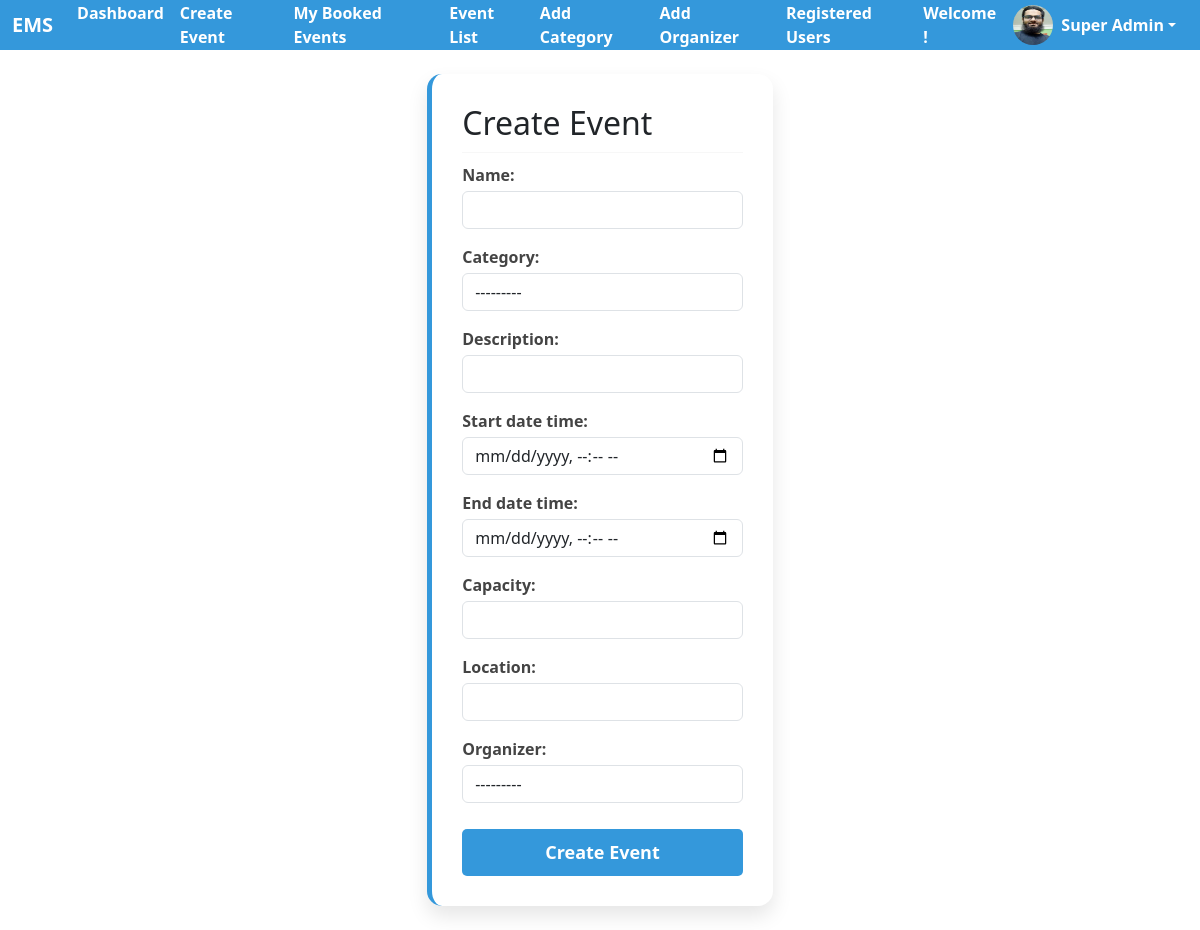
The page /event/create/ (signed in) on the database its author committed.
### registration/models.py (models this page shows, shortened)
class CustomUser(AbstractUser):
    phone = models.CharField(max_length=15, blank=True, null=True)
    address = models.CharField(max_length=100, blank=True, null=True)
    photo = models.ImageField(upload_to='profile_photos/', blank=True, null=True)

### category/models.py (models this page shows)
class Category(models.Model):
    name = models.CharField(max_length=50, unique=True)
    description = models.CharField(max_length=100, blank=True, null=True)
    def __str__(self):
        return self.name

### organizer/models.py (models this page shows)
class Organizer(models.Model):
    name = models.CharField(max_length=50, unique=True)
    description = models.CharField(max_length=100, blank=True, null=True)
    def __str__(self):
        return self.name

### event_app/views.py (the view)
# urls.py: path('create/', views.create_event, name='create_event'),
@login_required
def create_event(request):
    if request.method == 'POST':
        form = EventAppForm(request.POST)
        if form.is_valid():
            event = form.save(commit=False)
            start_date_time = form.cleaned_data['start_date_time']
            if start_date_time.tzinfo is None:  # Check if it's naive
                event.start_date_time = timezone.make_aware(start_date_time, timezone=pytz.timezone('Asia/Dhaka'))
            else:
                event.start_date_time = start_date_time  # It's already aware
            event.creator = request.user
            event.save()
            return redirect('event_list')
    else:
        form = EventAppForm()
    return render(request, 'event_app/create_event.html', {'form': form})

### event_app/templates/event_app/create_event.html (shortened to what this page needs)
{% extends 'base.html' %}
{% block content %}
<div class="form-container">
    <h2>Create Event</h2>
    <hr>
    <form method="POST">
        {{ form.as_p }}
        <button type="submit">Create Event</button>
    </form>
</div>
{% endblock %}

### templates/top_nav.html (shortened to what this page needs)
<nav class="navbar navbar-expand-lg navbar-light bg-primary">
    <div class="container-fluid">
        <a class="navbar-brand fw-bold text-white" href="#">EMS</a>
        <ul class="navbar-nav me-auto mb-2 mb-lg-0">
            {% if user.is_authenticated %}
            <li class="nav-item">
                <a class="nav-link" href="{% url 'dashboard' %}">Dashboard</a>
            </li>
            <li class="nav-item">
                <a class="nav-link" href="{% url 'create_event' %}">Create Event</a>
            </li>
            <li class="nav-item">
                <a class="nav-link" href="{% url 'booked_events' %}">My Booked Events</a>
            </li>
            {% endif %}
            <li class="nav-item">
                <a class="nav-link" href="{% url 'event_list' %}">Event List</a>
            </li>
            {% if user.is_superuser %}
            <li class="nav-item">
                <a class="nav-link" href="{% url 'add_category' %}">Add Category</a>
            </li>
            <li class="nav-item">
                <a class="nav-link" href="{% url 'add_organizer' %}">Add Organizer</a>
            </li>
            <li class="nav-item">
                <a class="nav-link" href="{% url 'register_user_list' %}">Registered Users</a>
            </li>
            {% endif %}
        </ul>
        <div class="d-flex align-items-center">
            {% if user.is_authenticated %}
            <strong class="text-white" style="margin-right: 5px;">Welcome !</strong>
                <div class="dropdown">
                    <a class="btn btn-outline-secondary dropdown-toggle d-flex align-items-center" href="#" role="button" id="dropdownUserMenu" data-bs-toggle="dropdown" aria-expanded="false">
                        {% if user.photo %}
                            <img src="{{ user.photo.url }}" alt="Profile Photo" class="rounded-circle me-2" style="width: 40px; height: 40px;">
                        {% else %}
                            <i class="bi bi-person-circle profile-icon me-2"></i>
                        {% endif %}
                        <strong>{{ user.first_name }}</strong>
                    </a>
                </div>
            {% endif %}
        </div>
    </div>
</nav>

### static/css/base.css (style rules this page uses)
.bg-primary { background-color: #3498db !important; }
.navbar { height: 50px; transition: all 0.3s; }
.nav-link { font-size: 1.0rem; font-weight: bold; color: #fff; transition: all 0.3s; }
.btn-outline-secondary { color: #ffffff; --bs-btn-border-color: none; --bs-btn-hover-color: #fff; --bs-btn-hover-bg: #16a586; --bs-btn-hover-border-color: primary; --bs-btn-active-color: #fff; --bs-btn-active-bg: #16a586;; --bs-btn-active-border-color: #fff; }

### static/css/form_style.css (style rules this page uses)
.form-container { background-color: #fff; padding: 30px; border-radius: 15px; box-shadow: 0 10px 20px rgba(0, 0, 0, 0.1); max-width: 30%; width: 100%; margin: 0 auto; border-left: 5px solid #3498db; }
hr { margin: 10px 0; border: 0; border-top: 1px solid #ddd; }
label { font-weight: bold; color: #444; display: block; margin-bottom: 4px; }
button[type="submit"] { width: 100%; padding: 10px; background-color: #3498db; color: white; border: none; border-radius: 5px; font-size: 18px; cursor: pointer; margin-top: 10px; font-weight: bold; transition: background-color 0.3s ease; }

### rows shown on the page
CustomUser: photo (picture), first_name "Super Admin"
